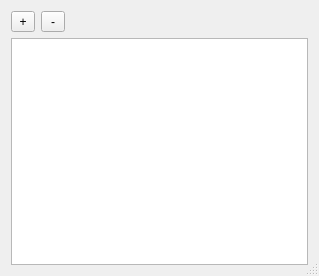
<?xml version="1.0" encoding="UTF-8"?>
<ui version="4.0">
 <class>UiTagsEditor</class>
 <widget class="QDialog" name="UiTagsEditor">
  <property name="geometry">
   <rect>
    <x>0</x>
    <y>0</y>
    <width>319</width>
    <height>276</height>
   </rect>
  </property>
  <property name="windowTitle">
   <string>Tags editor</string>
  </property>
  <property name="sizeGripEnabled">
   <bool>true</bool>
  </property>
  <layout class="QGridLayout" name="gridLayout">
   <item row="0" column="0">
    <widget class="QToolButton" name="tbtnEditInsert">
     <property name="minimumSize">
      <size>
       <width>24</width>
       <height>0</height>
      </size>
     </property>
     <property name="text">
      <string>+</string>
     </property>
    </widget>
   </item>
   <item row="1" column="0" colspan="3">
    <widget class="QTableView" name="tvTags"/>
   </item>
   <item row="0" column="1">
    <widget class="QToolButton" name="tbtnEditRemove">
     <property name="minimumSize">
      <size>
       <width>24</width>
       <height>0</height>
      </size>
     </property>
     <property name="text">
      <string>-</string>
     </property>
    </widget>
   </item>
  </layout>
  <action name="actEdit_Insert">
   <property name="text">
    <string>Insert</string>
   </property>
   <property name="toolTip">
    <string>Insert</string>
   </property>
  </action>
  <action name="actEdit_Delete">
   <property name="text">
    <string>Delete</string>
   </property>
   <property name="toolTip">
    <string>Delete</string>
   </property>
  </action>
 </widget>
 <resources/>
 <connections/>
</ui>
